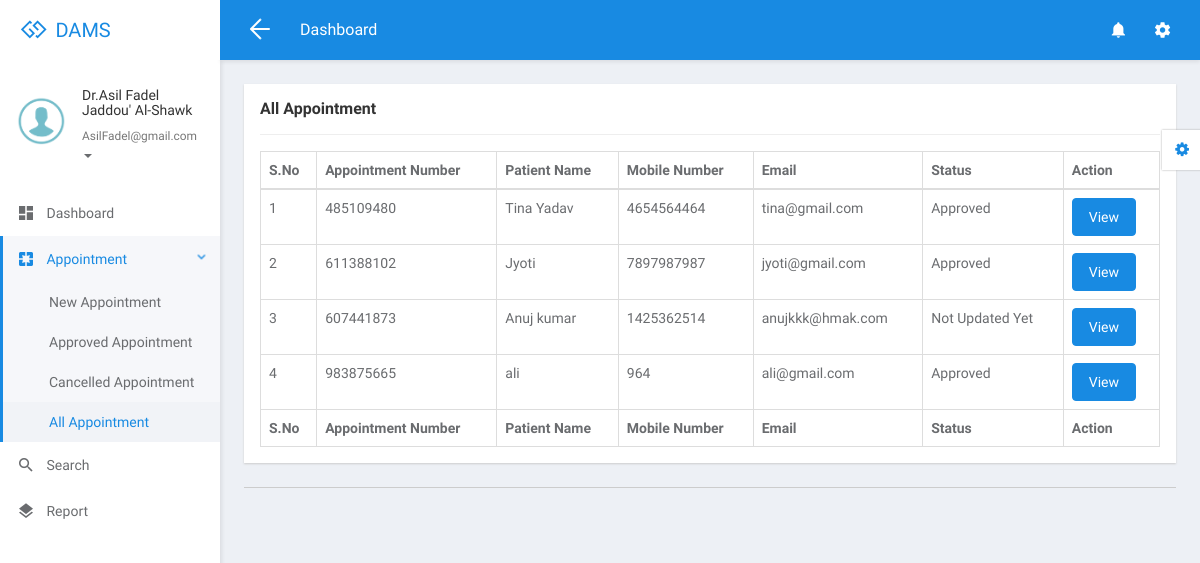
The app's page /dams/doctor/all-appointment.php (signed in), older data.
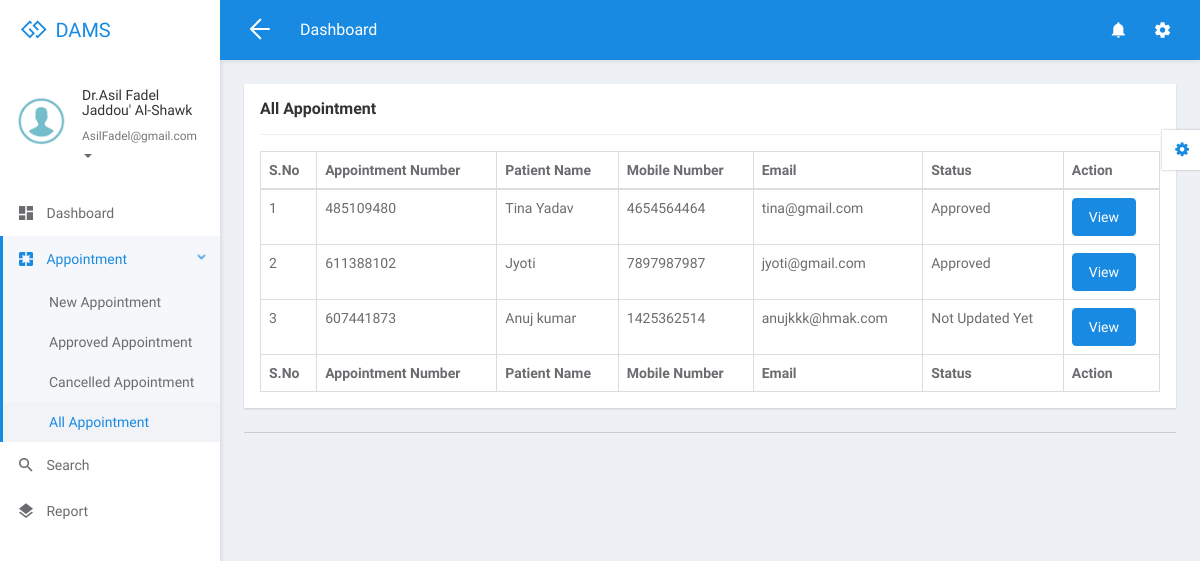
The same page, newer data.
### tables this page shows
CREATE TABLE `tblappointment` (
  `ID` int(10) NOT NULL,
  `AppointmentNumber` int(10) DEFAULT NULL,
  `Name` varchar(250) DEFAULT NULL,
  `MobileNumber` bigint(20) DEFAULT NULL,
  `Email` varchar(250) DEFAULT NULL,
  `AppointmentDate` date DEFAULT NULL,
  `AppointmentTime` time DEFAULT NULL,
  `Specialization` varchar(250) DEFAULT NULL,
  `Doctor` int(10) DEFAULT NULL,
  `Message` mediumtext DEFAULT NULL,
  `ApplyDate` timestamp NULL DEFAULT current_timestamp(),
  `Remark` varchar(250) DEFAULT NULL,
  `Status` varchar(250) DEFAULT NULL,
  `UpdationDate` timestamp NULL DEFAULT NULL ON UPDATE current_timestamp()
);

### dams/doctor/all-appointment.php (the view, shortened to what this page needs)
<?php
if (strlen($_SESSION['damsid']==0)) {
  header('location:logout.php');
  } else{
  ?>
<!DOCTYPE html>
<html lang="en">
<head>
	<link rel="stylesheet" href="libs/bower/font-awesome/css/font-awesome.min.css">
	<link rel="stylesheet" href="libs/bower/material-design-iconic-font/dist/css/material-design-iconic-font.css">
	<link rel="stylesheet" href="libs/bower/animate.css/animate.min.css">
	<link rel="stylesheet" href="libs/bower/fullcalendar/dist/fullcalendar.min.css">
	<link rel="stylesheet" href="libs/bower/perfect-scrollbar/css/perfect-scrollbar.css">
	<link rel="stylesheet" href="assets/css/bootstrap.css">
	<link rel="stylesheet" href="assets/css/core.css">
	<link rel="stylesheet" href="assets/css/app.css">
</head>
<body class="menubar-left menubar-unfold menubar-light theme-primary">
<?php include_once('includes/header.php');?>
<?php include_once('includes/sidebar.php');?>
<main id="app-main" class="app-main">
  <div class="wrap">
	<section class="app-content">
		<div class="row">
			<div class="col-md-12">
				<div class="widget">
					<header class="widget-header">
						<h4 class="widget-title">All Appointment</h4>
					</header>
					<hr class="widget-separator">
					<div class="widget-body">
						<div class="table-responsive">
							<table class="table table-bordered table-hover js-basic-example dataTable table-custom">
								<thead>
									<tr>
										<th>S.No</th>
										<th>Appointment Number</th>
										<th>Patient Name</th>
										<th>Mobile Number</th>
										<th>Email</th>
									<th>Status</th>
										<th>Action</th>
									</tr>
								</thead>
								<tbody>
                  <?php
              $docid=$_SESSION['damsid'];
$sql="SELECT * from  tblappointment where Doctor=:docid";
$query = $dbh -> prepare($sql);
$query-> bindParam(':docid', $docid, PDO::PARAM_STR);
$query->execute();
$results=$query->fetchAll(PDO::FETCH_OBJ);
$cnt=1;
if($query->rowCount() > 0)
{
foreach($results as $row)
{               ?>
									<tr>
										<td><?php echo htmlentities($cnt);?></td>
										<td><?php  echo htmlentities($row->AppointmentNumber);?></td>
										<td><?php  echo htmlentities($row->Name);?></td>
										<td><?php  echo htmlentities($row->MobileNumber);?></td>
										<td><?php  echo htmlentities($row->Email);?></td>
                                        <?php if($row->Status==""){ ?>
                     <td><?php echo "Not Updated Yet"; ?></td>
<?php } else { ?>                  <td><?php  echo htmlentities($row->Status);?>
                  </td>
                  <?php } ?>
										<td><a href="view-appointment-detail.php?editid=<?php echo htmlentities ($row->ID);?>&&aptid=<?php echo htmlentities ($row->AppointmentNumber);?>" class="btn btn-primary">View</a></td>
									</tr>
								 <?php $cnt=$cnt+1;}} ?>
								</tbody>
                  <tfoot>
                  <tr>
                  <th>S.No</th>
										<th>Appointment Number</th>
										<th>Patient Name</th>
										<th>Mobile Number</th>
										<th>Email</th>
										<th>Status</th>
										<th>Action</th>
                  </tr>
                </tfoot>
							</table>
						</div>
					</div>
				</div>
			</div>
		</div>
	</section>
</div>
  <?php include_once('includes/footer.php');?>
</main>
<?php include_once('includes/customizer.php');?>
</body>
</html>
<?php }  ?>

Row changes from the older to the newer data that the page shows:
removed tblappointment: AppointmentNumber "983875665", Name "ali", MobileNumber "964", Email "ali@gmail.com", Status "Approved"
